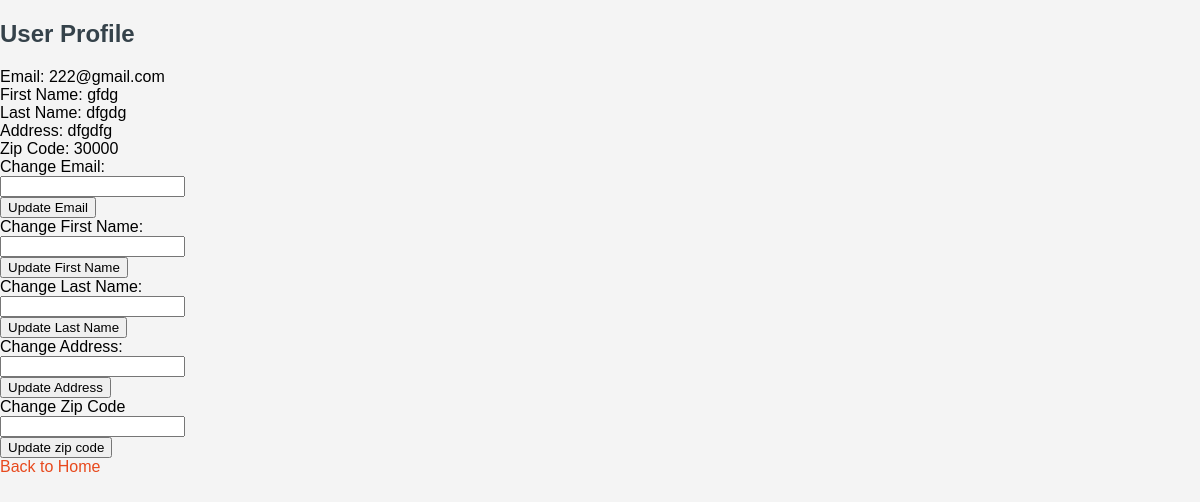
Page /userhome/details (signed in) on the earlier database version.
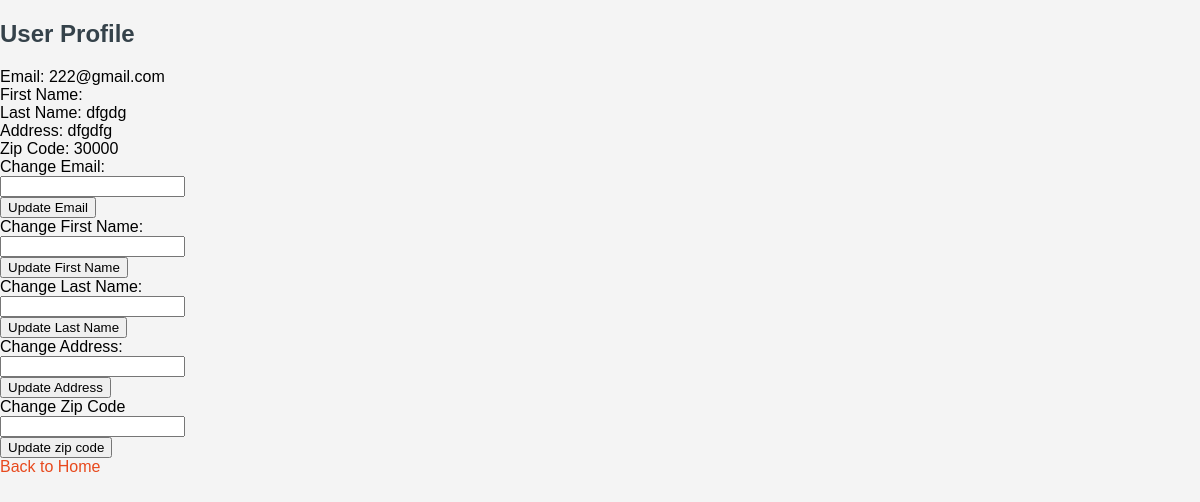
Same page on the later database version.
### database.py (models this page shows, shortened)
class Customer(db.Model):
    C_id = db.Column(db.Integer, primary_key = True)
    Email = db.Column(db.String(50), unique=True, nullable = False)
    First_Name = db.Column(db.String(50), nullable = False)
    Last_Name = db.Column(db.String(50), nullable = False)
    Address = db.Column(db.String(100), nullable=False)
    Password = db.Column(db.String, nullable=False)
    Zip = db.Column(db.Integer, nullable = False)
    restaurants = db.relationship("Restaurant",secondary = viewers, backref = db.backref("'viewers', lazy=True"))
    orders = db.relationship("Order",backref="Customer",lazy=True)

### server.py (the view, shortened to what this page needs)
@app.route("/userhome/details", methods = ["POST","GET"])
def viewdetails():
    if "user_id" not in session:
        flash("Please login first")
        return redirect(url_for("user_login"))
    user = Customer.query.get(session.get("user_id"))
    return render_template("userdetails.html",user=user)

### templates/userdetails.html (shortened to what this page needs)
<!DOCTYPE html>
<html lang="en">
<head>
    <link rel="stylesheet" href="{{ url_for('static', filename='styles/styling.css') }}">
</head>
<body>
    <h2>User Profile</h2>
    <div>
        <label>Email:</label>
        <span>{{ user.Email }}</span>
    </div>
    <div>
        <label>First Name:</label>
        <span>{{ user.First_Name }}</span>
    </div>
    <div>
        <label>Last Name:</label>
        <span>{{ user.Last_Name }}</span>
    </div>
    <div>
        <label>Address:</label>
        <span>{{ user.Address }}</span>
    </div>
    <div>
        <label>Zip Code:</label>
        <span>{{ user.Zip }}</span>
    </div>
    <form method="POST" action= "{{ url_for('viewdetails')}}">
        <div>
            <label for="Email">Change Email: </label><br>
            <input type="email" id="email" name="Email"><br>
            <button type="submit" >Update Email</button>
        </div>
        <div>
            <label for="First_Name">Change First Name: </label><br>
            <input type="text" id="first_name" name="First_Name"><br>
            <button type="submit">Update First Name</button>
        </div>
        <div>
            <label for="Last_Name">Change Last Name: </label><br>
            <input type="text" id="last_name" name="Last_Name"><br>
            <button type="submit" >Update Last Name</button>
        </div>
        <div>
            <label for="Address">Change Address: </label><br>
            <input type="text" id="address" name="Address"><br>
            <button type="submit" >Update Address</button>
        </div>
        <div>
            <label for="Zip">Change Zip Code</label><br>
            <input type="text" id="zip_code" name="Zip"><br>
            <button type="submit" >Update zip code</button>
        </div>
    </form>
    <a href="{{ url_for('userhome') }}">Back to Home</a>
</body>
</html>

Differences in the rows shown:
changed Customer "222@gmail.com": First_Name "gfdg" → (not shown)
